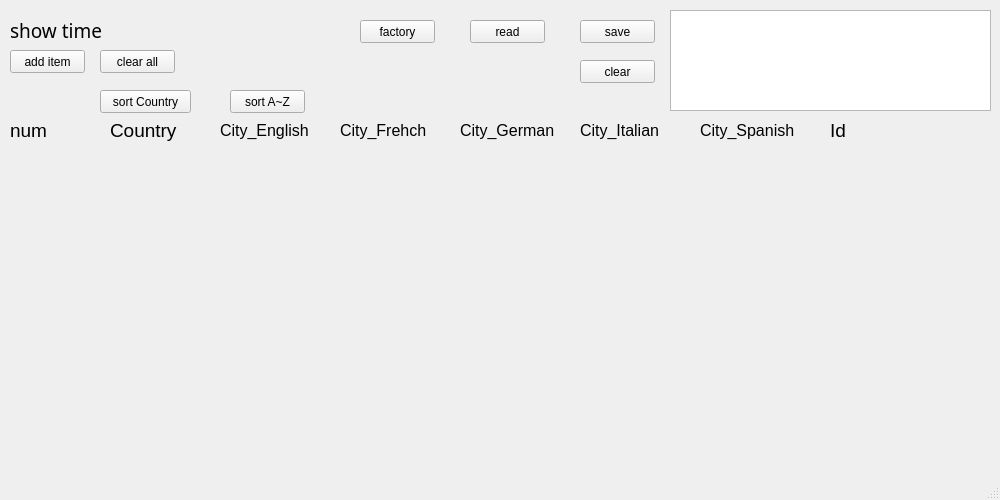
<?xml version="1.0" encoding="UTF-8"?>
<ui version="4.0">
 <class>Weather</class>
 <widget class="QMainWindow" name="Weather">
  <property name="geometry">
   <rect>
    <x>0</x>
    <y>0</y>
    <width>1000</width>
    <height>500</height>
   </rect>
  </property>
  <property name="windowTitle">
   <string>MainWindow</string>
  </property>
  <widget class="QWidget" name="centralwidget">
   <widget class="QPushButton" name="pushButton_factory">
    <property name="geometry">
     <rect>
      <x>360</x>
      <y>20</y>
      <width>75</width>
      <height>23</height>
     </rect>
    </property>
    <property name="text">
     <string>factory</string>
    </property>
   </widget>
   <widget class="QPushButton" name="pushButton_save">
    <property name="geometry">
     <rect>
      <x>580</x>
      <y>20</y>
      <width>75</width>
      <height>23</height>
     </rect>
    </property>
    <property name="text">
     <string>save</string>
    </property>
   </widget>
   <widget class="QPushButton" name="pushButton_clear">
    <property name="geometry">
     <rect>
      <x>580</x>
      <y>60</y>
      <width>75</width>
      <height>23</height>
     </rect>
    </property>
    <property name="text">
     <string>clear</string>
    </property>
   </widget>
   <widget class="QTextEdit" name="textEdit_info">
    <property name="geometry">
     <rect>
      <x>670</x>
      <y>10</y>
      <width>321</width>
      <height>101</height>
     </rect>
    </property>
   </widget>
   <widget class="QLabel" name="label_time">
    <property name="geometry">
     <rect>
      <x>10</x>
      <y>20</y>
      <width>281</width>
      <height>21</height>
     </rect>
    </property>
    <property name="font">
     <font>
      <family>宋体</family>
      <pointsize>14</pointsize>
     </font>
    </property>
    <property name="text">
     <string>show time</string>
    </property>
   </widget>
   <widget class="QPushButton" name="pushButton_read">
    <property name="geometry">
     <rect>
      <x>470</x>
      <y>20</y>
      <width>75</width>
      <height>23</height>
     </rect>
    </property>
    <property name="text">
     <string>read</string>
    </property>
   </widget>
   <widget class="QPushButton" name="pushButton_add_item">
    <property name="geometry">
     <rect>
      <x>10</x>
      <y>50</y>
      <width>75</width>
      <height>23</height>
     </rect>
    </property>
    <property name="text">
     <string>add item</string>
    </property>
   </widget>
   <widget class="QPushButton" name="pushButton_clear_all">
    <property name="geometry">
     <rect>
      <x>100</x>
      <y>50</y>
      <width>75</width>
      <height>23</height>
     </rect>
    </property>
    <property name="text">
     <string>clear all</string>
    </property>
   </widget>
   <widget class="QLabel" name="label_Country">
    <property name="geometry">
     <rect>
      <x>110</x>
      <y>120</y>
      <width>91</width>
      <height>21</height>
     </rect>
    </property>
    <property name="font">
     <font>
      <pointsize>14</pointsize>
     </font>
    </property>
    <property name="text">
     <string>Country</string>
    </property>
   </widget>
   <widget class="QLabel" name="label_Name">
    <property name="geometry">
     <rect>
      <x>830</x>
      <y>120</y>
      <width>51</width>
      <height>21</height>
     </rect>
    </property>
    <property name="font">
     <font>
      <pointsize>14</pointsize>
     </font>
    </property>
    <property name="text">
     <string>Id</string>
    </property>
   </widget>
   <widget class="QLabel" name="label_Style_English">
    <property name="geometry">
     <rect>
      <x>220</x>
      <y>120</y>
      <width>100</width>
      <height>21</height>
     </rect>
    </property>
    <property name="font">
     <font>
      <pointsize>12</pointsize>
     </font>
    </property>
    <property name="text">
     <string>City_English</string>
    </property>
   </widget>
   <widget class="QLabel" name="label_Num">
    <property name="geometry">
     <rect>
      <x>10</x>
      <y>120</y>
      <width>51</width>
      <height>21</height>
     </rect>
    </property>
    <property name="font">
     <font>
      <pointsize>14</pointsize>
     </font>
    </property>
    <property name="text">
     <string>num</string>
    </property>
   </widget>
   <widget class="QLabel" name="label_Style_French">
    <property name="geometry">
     <rect>
      <x>340</x>
      <y>120</y>
      <width>100</width>
      <height>21</height>
     </rect>
    </property>
    <property name="font">
     <font>
      <pointsize>12</pointsize>
     </font>
    </property>
    <property name="text">
     <string>City_Frehch</string>
    </property>
   </widget>
   <widget class="QLabel" name="label_Style_German">
    <property name="geometry">
     <rect>
      <x>460</x>
      <y>120</y>
      <width>100</width>
      <height>21</height>
     </rect>
    </property>
    <property name="font">
     <font>
      <pointsize>12</pointsize>
     </font>
    </property>
    <property name="text">
     <string>City_German</string>
    </property>
   </widget>
   <widget class="QLabel" name="label_Style_Italian">
    <property name="geometry">
     <rect>
      <x>580</x>
      <y>120</y>
      <width>100</width>
      <height>21</height>
     </rect>
    </property>
    <property name="font">
     <font>
      <pointsize>12</pointsize>
     </font>
    </property>
    <property name="text">
     <string>City_Italian</string>
    </property>
   </widget>
   <widget class="QLabel" name="label_Style_Spanish">
    <property name="geometry">
     <rect>
      <x>700</x>
      <y>120</y>
      <width>100</width>
      <height>21</height>
     </rect>
    </property>
    <property name="font">
     <font>
      <pointsize>12</pointsize>
     </font>
    </property>
    <property name="text">
     <string>City_Spanish</string>
    </property>
   </widget>
   <widget class="QPushButton" name="pushButton_sort_city">
    <property name="geometry">
     <rect>
      <x>230</x>
      <y>90</y>
      <width>75</width>
      <height>23</height>
     </rect>
    </property>
    <property name="text">
     <string>sort A~Z</string>
    </property>
   </widget>
   <widget class="QPushButton" name="pushButton_sort_country">
    <property name="geometry">
     <rect>
      <x>100</x>
      <y>90</y>
      <width>91</width>
      <height>23</height>
     </rect>
    </property>
    <property name="text">
     <string>sort Country</string>
    </property>
   </widget>
  </widget>
  <widget class="QStatusBar" name="statusbar"/>
 </widget>
 <resources/>
 <connections/>
</ui>
